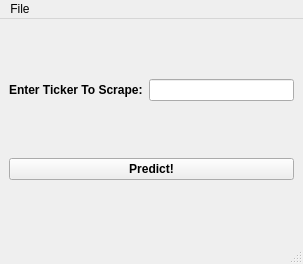
<?xml version="1.0" encoding="UTF-8"?>
<ui version="4.0">
 <class>MainWindow</class>
 <widget class="QMainWindow" name="MainWindow">
  <property name="geometry">
   <rect>
    <x>0</x>
    <y>0</y>
    <width>303</width>
    <height>264</height>
   </rect>
  </property>
  <property name="windowTitle">
   <string>MainWindow</string>
  </property>
  <widget class="QWidget" name="centralwidget">
   <layout class="QGridLayout" name="gridLayout">
    <item row="0" column="0">
     <widget class="QLabel" name="label">
      <property name="font">
       <font>
        <weight>75</weight>
        <bold>true</bold>
       </font>
      </property>
      <property name="text">
       <string>Enter Ticker To Scrape:</string>
      </property>
     </widget>
    </item>
    <item row="0" column="1">
     <widget class="QLineEdit" name="lineEdit"/>
    </item>
    <item row="1" column="0" colspan="2">
     <widget class="QPushButton" name="pushButton">
      <property name="font">
       <font>
        <weight>75</weight>
        <bold>true</bold>
       </font>
      </property>
      <property name="text">
       <string>Predict!</string>
      </property>
     </widget>
    </item>
   </layout>
  </widget>
  <widget class="QMenuBar" name="menubar">
   <property name="geometry">
    <rect>
     <x>0</x>
     <y>0</y>
     <width>303</width>
     <height>26</height>
    </rect>
   </property>
   <widget class="QMenu" name="menuFile">
    <property name="title">
     <string>File</string>
    </property>
    <addaction name="actionSettings"/>
    <addaction name="actionAbout"/>
   </widget>
   <addaction name="menuFile"/>
  </widget>
  <widget class="QStatusBar" name="statusbar"/>
  <action name="actionSettings">
   <property name="text">
    <string>Settings</string>
   </property>
  </action>
  <action name="actionAbout">
   <property name="text">
    <string>About</string>
   </property>
  </action>
 </widget>
 <resources/>
 <connections/>
</ui>
